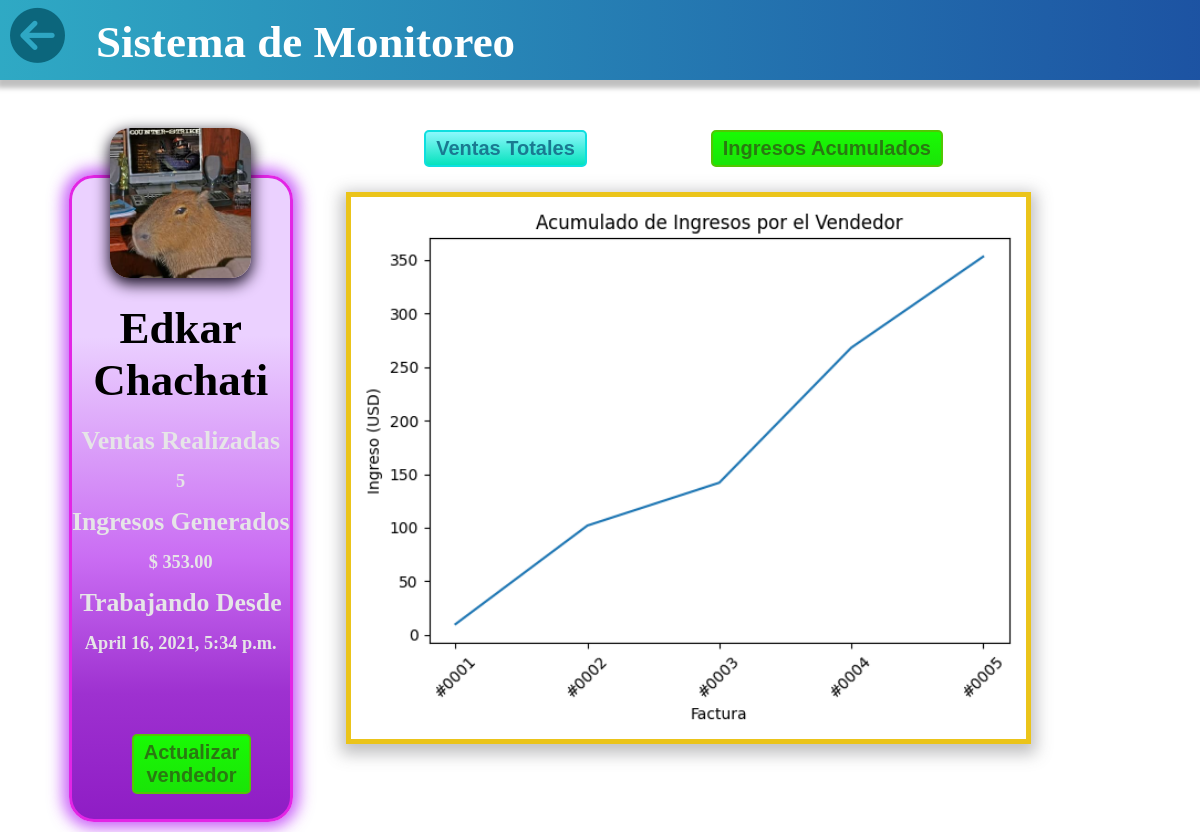
The page /users/detail/2/1/ (signed in) on the database its author committed.
### users/models.py (models this page shows)
class Profile(models.Model):
    name = models.CharField(max_length=120)
    identification_document = models.CharField(max_length=10, default="none")
    created = models.DateTimeField(auto_now_add=True)
    last_modified = models.DateTimeField(auto_now=True)

class Salesman(Profile):
    user = models.OneToOneField(User, on_delete=models.CASCADE)
    count_sells = models.IntegerField(default=0)
    earnings = models.DecimalField(max_digits=10, decimal_places=2, default=0)
    seller_id = models.AutoField(
        auto_created=True, primary_key=True, unique=True)
    picture = models.ImageField(
        upload_to="users/pictures",
        blank=True,
        null=True
    )

class Profile(models.Model):
    name = models.CharField(max_length=120)
    identification_document = models.CharField(max_length=10, default="none")
    created = models.DateTimeField(auto_now_add=True)
    last_modified = models.DateTimeField(auto_now=True)

### users/views.py (the view)
class DetailSalesmanAccumulated(LoginRequiredMixin, DetailView):
    template_name = "users/html/info_salesman.html"
    slug_field = 'pk'
    slug_url_kwarg = 'pk'
    model = Salesman
    queryset = Salesman.objects.all()
    context_object_name = 'salesman'
    def get_context_data(self, **kwargs):
        context = super().get_context_data(**kwargs)
        context['plot'] = utils.accumulated_by_salesman(context['salesman'].pk)
        return context

### users/utils.py (called while the page is built)
def get_graph():
    buffer = BytesIO()
    plt.savefig(buffer, format='png')
    buffer.seek(0)
    image_png = buffer.getvalue()
    graph = base64.b64encode(image_png)
    graph = graph.decode('utf-8')
    buffer.close()
    return graph

def accumulated_by_salesman(id_salesman):
    salesman = Salesman.objects.get(pk=id_salesman)
    sells = Sells.objects.filter(
        id_salesman__exact=salesman
    )
    x_data = []
    y_data = []
    aux = 0
    for sell in sells:
        x_data.append(f'#000{sell.invoice_id}')
        aux += sell.income
        y_data.append(aux)
    plt.switch_backend('AGG')
    plt.figure(figsize=(6.1, 4.9))
    plt.title('Acumulado de Ingresos por el Vendedor')
    plt.plot(x_data, y_data)
    plt.xticks(rotation=45)
    plt.ylabel("Ingreso (USD)")
    plt.xlabel("Factura")
    plt.tight_layout()
    graph = get_graph()
    return graph

### templates/users/html/info_salesman.html (shortened to what this page needs)
<!DOCTYPE html>
<html lang="en">
  <head>
    {% load static %}
    <link rel="stylesheet"
	  href="{% static 'users/css/style_info_salesman.css'%}">
  </head>
  <body>
    <header id="header">
      <h1 id="title">
	Sistema de Monitoreo
      </h1>
      <div class="go-back">
	<a href="{%url 'users:home' %}"><i class="fas fa-arrow-circle-left"></i></a>
      </div>
    </header>
    <main>
      <section class="left-side">
	<div id="box-info">
	  <div class="seller">
	    <img src="{{ salesman.picture.url }}" alt="">
	  </div>
	  <h2 class="name">
	    {{salesman.name}}
	  </h2>
	  <div class="information">
	    <h3>
	      Ventas Realizadas
	    </h3>
	    <h5>
	      {{salesman.count_sells}}
	    </h5>
	    <h3>
	      Ingresos Generados
	    </h3>
	    <h5>
	      $ {{salesman.earnings}}
	    </h5>
	    <h3>
	      Trabajando Desde
	    </h3>
	    <h5>
	      {{salesman.created}}
	    </h5>
	  </div>
	  <div class="buttons">
	    <button id="income">
	      <a href="/users/update/{{ salesman.pk }}/">Actualizar vendedor</a>
	    </button>
	  </div>
	</div>
      </section>
      <section class="right-side">
	<div class="buttons">
	  <button id="sales">
	    <a href="/users/detail/{{ salesman.pk }}/0/">Ventas Totales</a>
	  </button>
	  <button id="income">
	    <a href="/users/detail/{{ salesman.pk }}/1/">Ingresos Acumulados</a>
	  </button>
	</div>
	<div id = "graph"
	     style="background-size: 100% 100% ; background-repeat: no-repeat; background-position: center;">
	</div>
      </section>
    </main>
  </body>
</html>

### static/users/css/style_info_salesman.css (style rules this page uses)
* { margin: 0px; }
.go-back { text-decoration: none; font-size: 55px; display: inline-block; position: relative; left: 10px; top: 6px; }
.go-back >a { color: #0c667c; }
#header { background: linear-gradient(90.88deg, #32B8CA -17.16%, #183D9A 125.57%); box-shadow: 0px 5px 5px 3px rgba(0, 0, 0, 0.25); height: 10vh; }
#title { position: absolute; left: 8vw; top: 2vh; font-size: 45px; font-weight: bold; color: #FFFFFF; }
body { background: #FFFFFF; }
main { display: inline-flex; }
.left-side { width: 30%; text-align: center; margin: 10px 0px 10px 25px; }
#box-info { width: 70%; margin: 85px auto 0px auto; background: linear-gradient(359.59deg, #8F1DC5 0.46%, #9E31D0 19.74%, #CA6DF3 40.91%, #EBD1FF 75.25%); border-radius: 25px; border: 3px solid #E225E5; box-shadow: 0px 0px 15px 6px rgba(174, 20, 245, 0.678); }
.seller { width: 100%; margin: 0px auto; }
#box-info img { width: 65%; border-radius: 20px; margin: -50px 0px 0px 0px; box-shadow: 0px 5px 15px 1px rgb(19, 11, 29); }
.name { font-size: 45px; margin: 20px; }
.information { padding-bottom: 40px; font-size: 22px; color: #e6e5e7; }
.information >h3 { margin: 15px auto; }
.right-side { width: 65%; text-align: center; margin: 10px 10px; }
.buttons { margin: 40px 0px 25px 0px; }
.buttons button { margin: 0px 60px; text-decoration: none; color: #071a4e; font-size: 20px; font-weight: bold; padding: 5px 10px; }
.buttons #sales { background: linear-gradient(360deg, rgb(6, 226, 189), rgb(140, 248, 252)); border: 2px solid #0edfdf; border-radius: 5px; }
.buttons #sales a { text-decoration: none; color: rgb(26, 121, 145); }
.buttons #income { background: linear-gradient(180deg, #19fa04, #1ae408); border: 2px solid #51c703; box-sizing: border-box; border-radius: 5px; }
.buttons #income a { text-decoration: none; color: rgb(42, 121, 18); }
#graph { border: rgb(235, 196, 26) 5px solid; background: #0a83a1; height: 74%; width: 100%; margin: auto; box-shadow: 0px 5px 15px 5px rgba(78, 77, 80, 0.349); }

### rows shown on the page
Salesman: picture (picture), count_sells "5", earnings "353.00"
Profile: name "Edkar Chachati", created "April 16, 2021, 5:34 p.m."
